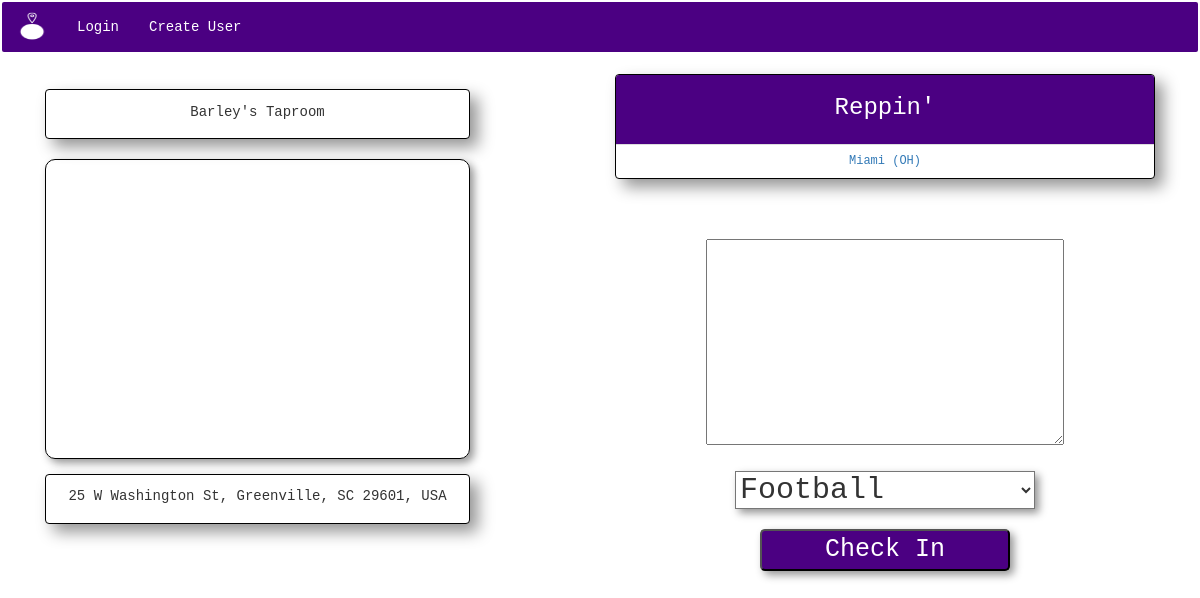
/basketball_location/1/checkins/, run on the app's committed database.
### app/models.py (models this page shows, shortened)
class Location(models.Model):
    location_name = models.CharField(max_length=50, null=True, blank=True)
    location_city = models.CharField(max_length=50, null=True, blank=True)
    location_address = models.CharField(max_length=50, null=True, blank=True)
    location_zip = models.CharField(max_length=10, null=True, blank=True)
    geolocation = GeopositionField(null=True, blank=True)
    class Meta:
        ordering = ["location_name"]

class BasketballTeam(models.Model):
    school = models.CharField(max_length=30)
    name = models.CharField(max_length=30)
    class Meta:
        ordering = ["school"]

### app/views.py (the view, shortened to what this page needs)
# urls.py: url(r'^basketball_location/(?P<pk>\d+)/checkins/$', BasketballCheckInListView.as_view(), name='basketball_checkin_list_view'),
class BasketballCheckInListView(CreateView):
    model = CheckIn
    form_class = DebateForm
    second_form_class = CheckInForm
    template_name= "app/basketball_checkin_list.html"
    success_url = reverse_lazy("basketball_checkin_list_view")
    GEOPOSITION_GOOGLE_MAPS_API_KEY = os.environ["maps_key"]
    def get_context_data(self, **kwargs):
        teams_list = []
        users_list = []
        context = super().get_context_data(**kwargs)
        location = self.kwargs.get('pk', None)
        teams = BasketballTeam.objects.filter(pk__in=set(self.get_queryset().values_list("checkin_user__profile__basketball", flat=True)))
        users_pk = self.get_queryset().values_list("checkin_user__pk", flat=True).distinct()
        context["teams"] = BasketballTeam.objects.filter(pk__in=set(self.get_queryset().values_list("checkin_user__profile__basketball", flat=True)))
        context["users_pk"] = self.get_queryset().values_list("checkin_user__pk", flat=True)
        context["location"] = Location.objects.get(id=location)
        context["debates"] = Debate.objects.filter(debate_location_id=location)
        context["object_list"] = self.get_queryset()
        context['debateform'] = self.form_class()
        context['checkinform'] = self.second_form_class()
        context["key"] = GEOPOSITION_GOOGLE_MAPS_API_KEY
        return context
    def get_queryset(self):
        location = self.kwargs.get('pk', None)
        return CheckIn.objects.filter(checkin_location_id=location)

### app/models.py
class DebateForm(ModelForm):
    class Meta:
        model = Debate
        fields = ["debate_body"]

class CheckInForm(ModelForm):
    class Meta:
        model = CheckIn
        fields = ["checkin_body", "checkin_type"]

### app/models.py (called while the page is built)
    def __str__(self):
        return self.school

### templates/app/basketball_checkin_list.html (shortened to what this page needs)
{% extends "base.html" %}
{% block content %}
<body>
<div class="col-md-6">
  <div class="center-column">
    <div id="locationname" class="panel panel-default">
      <div class="panel-body">
        {{ location.location_name }} <br><br>
      </div>
    </div>
  </div>
  <div id="map-canvas"></div>
  <div class="center-column">
    <div id="address" class="panel panel-default">
      <div class="panel-body">
        {{ location.location_address }} <br><br>
      </div>
    </div>
  </div>
</div>
<div class="col-md-6">
  <div class="center">
    <div class="panel panel-default">
      <div class="panel-heading">
        <h3>Reppin'</h3>
      </div>
      <ul class="list-group">
      {% for team in teams %}
      <li id="nobottom" class="list-group-item"><a href="{% url 'football_checkin_details_list_view' location.pk %}?team={{ team.school }}"><h6>{{ team.school }}</h6></a></li>
      {% endfor %}
      </ul>
  </div>
</div>
<br><br>
<div class="center">
<form class="" action="" method="post">
  {{ checkinform.checkin_body }} <br><br>
  {{ checkinform.checkin_type }} <br><br>
  <input class="button" type="submit" name="checkinform" value="Check In">
  </div>
</div>
</body>
{% endblock %}

### app/static/app/css/app.css (style rules this page uses)
html, body { min-height : 100%; font-family: courier; background-image: url("https://s3-us-west-2.amazonaws.com/fanatik/app/sportsfans2.png"), url("https://s3-us-west-2.amazonaws.com/fanatik/app/map_background.png"); background-repeat: no-repeat, repeat; background-position: center bottom, 200% 100%; background-size: 100% auto, 100% auto; background-attachment: fixed; }
#locationname { height: 50px; width: 425px; line-height: 15px; text-align: center; }
#address { height: 50px; width: 425px; line-height: 12px; text-align: center; }
.center { text-align: center; }
input[type="submit"] { width: 250px; font-size: 25px; }
.button { border-radius: 5px; background-color: indigo; color: white; box-shadow: 4px 4px 8px rgba(0, 0, 0, 0.42); }
form { margin: 500; }
.panel .panel-heading { background-color: indigo; color: white; height: 70px; padding-top: 0.1px; text-align: center; }
.panel.panel-default { box-shadow: 8px 8px 16px rgba(0, 0, 0, 0.42); border: 1px solid black; }
.list-group-item { position: relative; padding: 0px 10px; line-height: 2em; border: 1px solid black; font-size: 15px; vertical-align: text-top; }
#map-canvas { border-radius: 10px; border: 1px solid black; box-shadow: 4px 4px 8px rgba(0, 0, 0, 0.42); }
#id_checkin_type { -webkit-appearance: menulist-button; width: 300px; font-size: 30px; box-shadow: 4px 4px 8px rgba(0, 0, 0, 0.42); background-color: white; }
.center-column { display: block; margin: 15px auto; }

### templates/app/basketball_checkin_list.html (style rules this page uses)
#map-canvas { height: 300px; width: 425px; }

### data on the page
Location: location_name "Barley's Taproom", location_address "25 W Washington St, Greenville, SC 29601, USA"
BasketballTeam: school "Miami (OH)"
